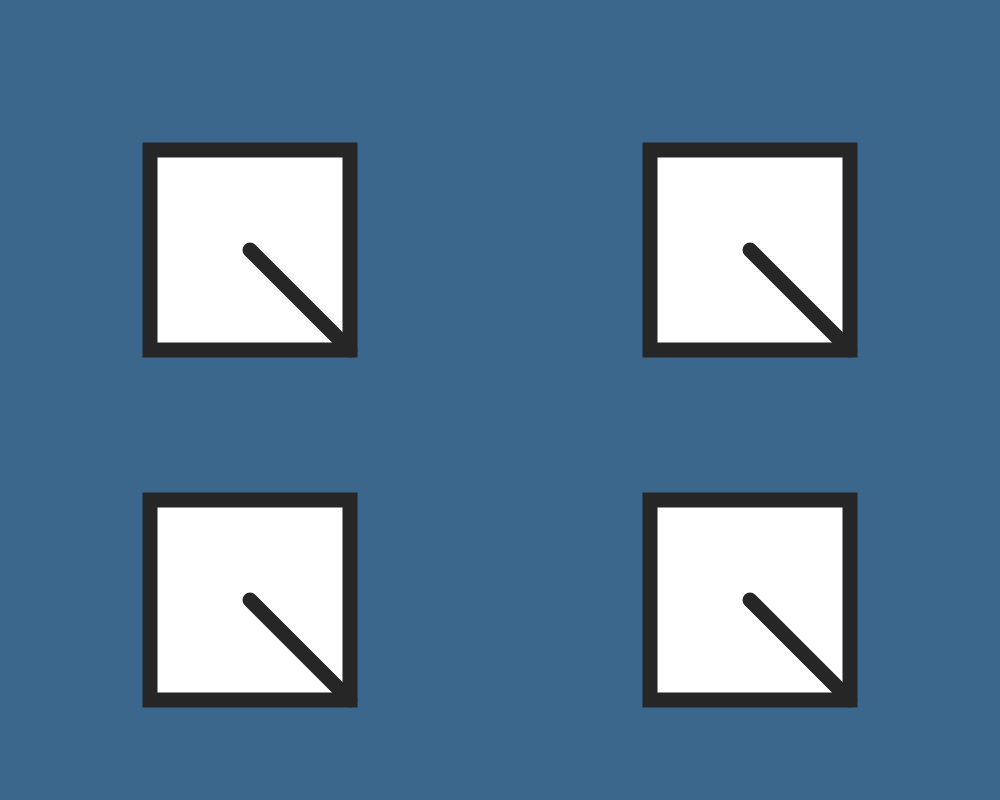
Frame 1 (no input)
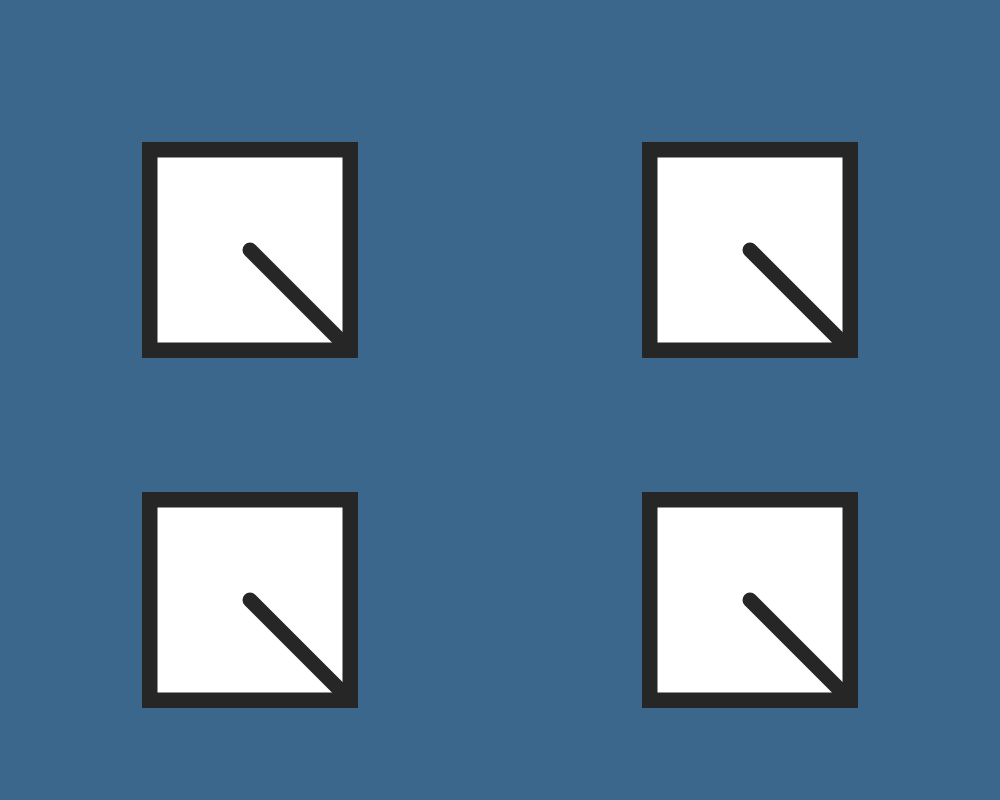
Frame 60 (no input)
Frame 120 (the mouse pressed at the canvas centre since frame 60): identical to frame 60, image omitted

The p5.js sketch that drew these frames (run headless with seeded random() and noise() and a simulated clock; from frame 60 on, the mouse is pressed at the canvas centre):

// p5.js sketch
// ── sketch.js
function setup() {
  // put setup code here
  createCanvas(1000,800)
  background(59,103,140)
}

function draw() {
  // put drawing code here

  //draw window in top left
  let x = width/4;
  let y = width/4;
  windowPane(x,y);

  //draw window in top right
  x = 3*width/4;
  windowPane(x,y);

  //draw window in bottom left
  x = width/4;
  y = 3*height/4;
  windowPane(x,y);

  //draw window in bottom right
  x = 3*width/4;
  y = 3*height/4;
  windowPane(x,y);
}

function windowPane(newX,newY) {
fill(255);
strokeWeight(15);
stroke(38)
rectMode(CENTER)
rect(newX,newY,200,200);
line(newX,newY,newX+100,newY+100)
}
